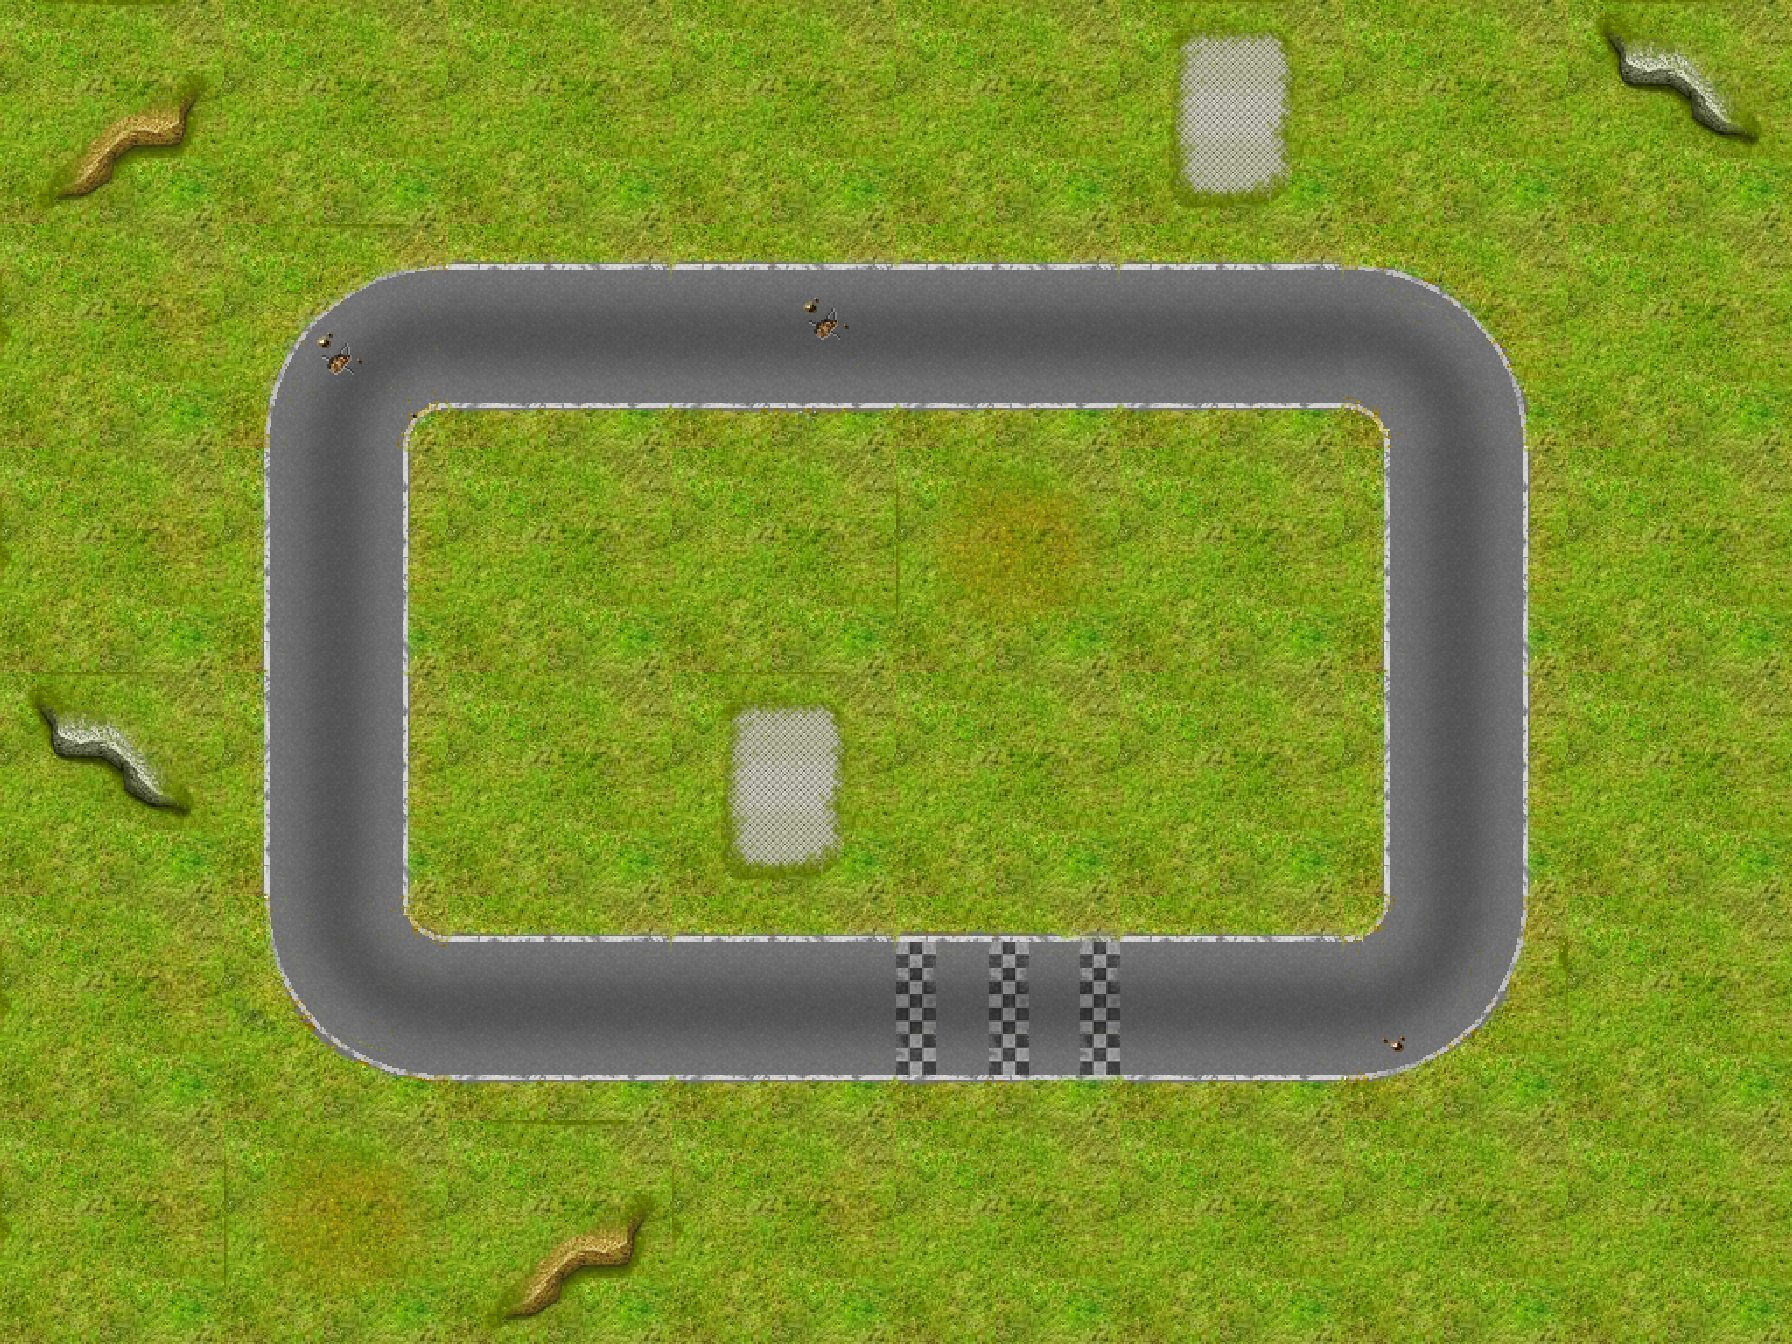

Below is a game level as drawn by its tile map, then a one-line description and the .tmx that defines it (tile-layer data replaced by summaries):
An orthogonal 8x6 tile map with 224x224 px tiles, 1 tile layer (track) and 12 objects (12x palm).

<map version="1.0" orientation="orthogonal" width="8" height="6" tilewidth="224" tileheight="224">
 <tileset firstgid="1" name="tileset" tilewidth="224" tileheight="224">
  <image source="tilesets/nature/224.png" width="896" height="3360" />
  <tile id="0">
   <properties>
    <property name="orient" value="v" />
   </properties>
  </tile>
  <tile id="1">
   <properties>
    <property name="orient" value="h" />
   </properties>
  </tile>
  <tile id="2">
   <properties>
    <property name="orient" value="v" />
   </properties>
  </tile>
  <tile id="3">
   <properties>
    <property name="orient" value="h" />
   </properties>
  </tile>
  <tile id="4">
   <properties>
    <property name="orient" value="tl" />
   </properties>
  </tile>
  <tile id="5">
   <properties>
    <property name="orient" value="tr" />
   </properties>
  </tile>
  <tile id="6">
   <properties>
    <property name="orient" value="v" />
   </properties>
  </tile>
  <tile id="7">
   <properties>
    <property name="orient" value="h" />
    <property name="type" value="start" />
   </properties>
  </tile>
  <tile id="8">
   <properties>
    <property name="orient" value="bl" />
   </properties>
  </tile>
  <tile id="9">
   <properties>
    <property name="orient" value="br" />
   </properties>
  </tile>
  <tile id="10">
   <properties>
    <property name="orient" value="h" />
   </properties>
  </tile>
  <tile id="11">
   <properties>
    <property name="orient" value="v" />
    <property name="type" value="start" />
   </properties>
  </tile>
  <tile id="12">
   <properties>
    <property name="orient" value="v" />
   </properties>
  </tile>
  <tile id="13">
   <properties>
    <property name="orient" value="h" />
   </properties>
  </tile>
  <tile id="14">
   <properties>
    <property name="orient" value="v" />
   </properties>
  </tile>
  <tile id="15">
   <properties>
    <property name="orient" value="h" />
   </properties>
  </tile>
  <tile id="16">
   <properties>
    <property name="orient" value="tl" />
   </properties>
  </tile>
  <tile id="17">
   <properties>
    <property name="orient" value="tr" />
   </properties>
  </tile>
  <tile id="18">
   <properties>
    <property name="orient" value="v" />
   </properties>
  </tile>
  <tile id="20">
   <properties>
    <property name="orient" value="bl" />
   </properties>
  </tile>
  <tile id="21">
   <properties>
    <property name="orient" value="br" />
   </properties>
  </tile>
  <tile id="22">
   <properties>
    <property name="orient" value="h" />
   </properties>
  </tile>
  <tile id="27">
   <properties>
    <property name="orient" value="x" />
   </properties>
  </tile>
  <tile id="52">
   <properties>
    <property name="orient" value="h" />
   </properties>
  </tile>
  <tile id="53">
   <properties>
    <property name="orient" value="v" />
   </properties>
  </tile>
 </tileset>
 <layer name="track" width="8" height="6">
  <properties>
   <property name="start" value="left" />
  </properties>
  <data>[48 cells, 48 non-empty, 14 distinct tile ids]</data>
 </layer>
 <objectgroup color="#00ff00" name="static-meshes" width="8" height="6">
  <object name="palm" type="palm" x="540" y="519" width="52" height="60">
   <properties>
    <property name="scale" value="0.4" />
   </properties>
  </object>
  <object name="palm" type="palm" x="703" y="488" width="80" height="68">
   <properties>
    <property name="scale" value="0.5" />
   </properties>
  </object>
  <object name="palm" type="palm" x="799" y="576" width="43" height="49" />
  <object name="palm" type="palm" x="1155" y="636" width="60" height="53" />
  <object name="palm" type="palm" x="1243" y="476" width="27" height="39">
   <properties>
    <property name="scale" value="0.6" />
   </properties>
  </object>
  <object name="palm" type="palm" x="1329" y="861" width="37" height="44">
   <properties>
    <property name="scale" value="0.65" />
   </properties>
  </object>
  <object name="palm" type="palm" x="1071" y="793" width="49" height="40" />
  <object name="palm" type="palm" x="608" y="857" width="48" height="36">
   <properties>
    <property name="scale" value="0.8" />
   </properties>
  </object>
  <object name="palm" type="palm" x="609" y="747" width="43" height="37" />
  <object name="palm" type="palm" x="436" y="843" width="41" height="43">
   <properties>
    <property name="scale" value="0.5" />
   </properties>
  </object>
  <object name="palm" type="palm" x="1039" y="516" width="47" height="44" />
  <object name="palm" type="palm" x="895" y="784" width="33" height="39" />
 </objectgroup>
</map>
